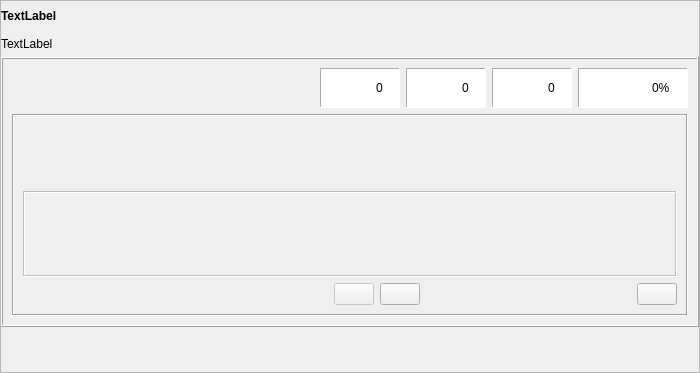
<?xml version="1.0" encoding="UTF-8"?>
<ui version="4.0">
 <class>plenigas_spacon</class>
 <widget class="QFrame" name="plenigas_spacon">
  <property name="geometry">
   <rect>
    <x>0</x>
    <y>0</y>
    <width>700</width>
    <height>373</height>
   </rect>
  </property>
  <property name="windowTitle">
   <string>Frame</string>
  </property>
  <property name="frameShape">
   <enum>QFrame::StyledPanel</enum>
  </property>
  <property name="frameShadow">
   <enum>QFrame::Raised</enum>
  </property>
  <property name="tipo" stdset="0">
   <string>senborda</string>
  </property>
  <layout class="QVBoxLayout" name="verticalLayout_7">
   <property name="margin">
    <number>0</number>
   </property>
   <item>
    <widget class="titolo" name="Ekz_Plen1">
     <property name="minimumSize">
      <size>
       <width>0</width>
       <height>30</height>
      </size>
     </property>
     <property name="maximumSize">
      <size>
       <width>16777215</width>
       <height>30</height>
      </size>
     </property>
     <property name="font">
      <font>
       <weight>75</weight>
       <bold>true</bold>
      </font>
     </property>
     <property name="text">
      <string notr="true">TextLabel</string>
     </property>
    </widget>
   </item>
   <item>
    <widget class="QLabel" name="Ekz_Plen2">
     <property name="text">
      <string notr="true">TextLabel</string>
     </property>
     <property name="wordWrap">
      <bool>true</bool>
     </property>
    </widget>
   </item>
   <item>
    <widget class="QFrame" name="frame">
     <property name="frameShape">
      <enum>QFrame::Box</enum>
     </property>
     <property name="frameShadow">
      <enum>QFrame::Raised</enum>
     </property>
     <property name="tipo" stdset="0">
      <string>markebla</string>
     </property>
     <layout class="QVBoxLayout" name="verticalLayout_3">
      <property name="margin">
       <number>9</number>
      </property>
      <item>
       <layout class="QGridLayout" name="gridLayout_14">
        <item row="0" column="0">
         <widget class="QFrame" name="frame_10">
          <property name="minimumSize">
           <size>
            <width>80</width>
            <height>40</height>
           </size>
          </property>
          <property name="maximumSize">
           <size>
            <width>16777215</width>
            <height>16777215</height>
           </size>
          </property>
          <property name="autoFillBackground">
           <bool>false</bool>
          </property>
          <property name="frameShape">
           <enum>QFrame::NoFrame</enum>
          </property>
          <property name="frameShadow">
           <enum>QFrame::Sunken</enum>
          </property>
          <layout class="QHBoxLayout" name="horizontalLayout">
           <property name="spacing">
            <number>1</number>
           </property>
           <property name="margin">
            <number>0</number>
           </property>
           <item>
            <widget class="QPushButton" name="BitBtn4">
             <property name="text">
              <string notr="true"/>
             </property>
             <property name="iconSize">
              <size>
               <width>32</width>
               <height>32</height>
              </size>
             </property>
             <property name="flat">
              <bool>true</bool>
             </property>
             <property name="tipo" stdset="0">
              <string>komenci</string>
             </property>
            </widget>
           </item>
           <item>
            <widget class="QPushButton" name="BitBtn5">
             <property name="enabled">
              <bool>false</bool>
             </property>
             <property name="text">
              <string notr="true"/>
             </property>
             <property name="iconSize">
              <size>
               <width>32</width>
               <height>32</height>
              </size>
             </property>
             <property name="flat">
              <bool>true</bool>
             </property>
             <property name="tipo" stdset="0">
              <string>halti</string>
             </property>
            </widget>
           </item>
          </layout>
         </widget>
        </item>
        <item row="0" column="1">
         <spacer name="horizontalSpacer_10">
          <property name="orientation">
           <enum>Qt::Horizontal</enum>
          </property>
          <property name="sizeHint" stdset="0">
           <size>
            <width>13</width>
            <height>20</height>
           </size>
          </property>
         </spacer>
        </item>
        <item row="0" column="2">
         <widget class="QFrame" name="frame_11">
          <property name="minimumSize">
           <size>
            <width>80</width>
            <height>40</height>
           </size>
          </property>
          <property name="maximumSize">
           <size>
            <width>16777215</width>
            <height>16777215</height>
           </size>
          </property>
          <property name="autoFillBackground">
           <bool>false</bool>
          </property>
          <property name="styleSheet">
           <string notr="true">background-color: rgb(255, 255, 255);</string>
          </property>
          <property name="frameShape">
           <enum>QFrame::Panel</enum>
          </property>
          <property name="frameShadow">
           <enum>QFrame::Sunken</enum>
          </property>
          <property name="tipo" stdset="0">
           <string>shilda</string>
          </property>
          <layout class="QHBoxLayout" name="horizontalLayout_3">
           <property name="spacing">
            <number>1</number>
           </property>
           <property name="leftMargin">
            <number>2</number>
           </property>
           <property name="topMargin">
            <number>0</number>
           </property>
           <property name="rightMargin">
            <number>0</number>
           </property>
           <property name="bottomMargin">
            <number>0</number>
           </property>
           <item>
            <widget class="QLabel" name="label_5">
             <property name="text">
              <string notr="true"/>
             </property>
             <property name="pixmap">
              <pixmap resource="ikonoj.qrc">:/ikonoj/kubeto.png</pixmap>
             </property>
             <property name="alignment">
              <set>Qt::AlignCenter</set>
             </property>
            </widget>
           </item>
           <item>
            <widget class="QSpinBox" name="Placar25">
             <property name="font">
              <font>
               <weight>50</weight>
               <bold>false</bold>
              </font>
             </property>
             <property name="frame">
              <bool>false</bool>
             </property>
             <property name="alignment">
              <set>Qt::AlignCenter</set>
             </property>
             <property name="readOnly">
              <bool>true</bool>
             </property>
             <property name="buttonSymbols">
              <enum>QAbstractSpinBox::NoButtons</enum>
             </property>
             <property name="tipo" stdset="0">
              <string>shilda</string>
             </property>
            </widget>
           </item>
          </layout>
         </widget>
        </item>
        <item row="0" column="3">
         <widget class="QFrame" name="frame_12">
          <property name="minimumSize">
           <size>
            <width>80</width>
            <height>40</height>
           </size>
          </property>
          <property name="maximumSize">
           <size>
            <width>16777215</width>
            <height>16777215</height>
           </size>
          </property>
          <property name="autoFillBackground">
           <bool>false</bool>
          </property>
          <property name="styleSheet">
           <string notr="true">background-color: rgb(255, 255, 255);</string>
          </property>
          <property name="frameShape">
           <enum>QFrame::Panel</enum>
          </property>
          <property name="frameShadow">
           <enum>QFrame::Sunken</enum>
          </property>
          <property name="tipo" stdset="0">
           <string>shilda</string>
          </property>
          <layout class="QHBoxLayout" name="horizontalLayout_4">
           <property name="spacing">
            <number>1</number>
           </property>
           <property name="leftMargin">
            <number>2</number>
           </property>
           <property name="topMargin">
            <number>0</number>
           </property>
           <property name="rightMargin">
            <number>0</number>
           </property>
           <property name="bottomMargin">
            <number>0</number>
           </property>
           <item>
            <widget class="QLabel" name="label_8">
             <property name="text">
              <string notr="true"/>
             </property>
             <property name="pixmap">
              <pixmap resource="ikonoj.qrc">:/ikonoj/ekzercoj/bone.png</pixmap>
             </property>
             <property name="scaledContents">
              <bool>false</bool>
             </property>
             <property name="alignment">
              <set>Qt::AlignCenter</set>
             </property>
            </widget>
           </item>
           <item>
            <widget class="QSpinBox" name="Placar26">
             <property name="font">
              <font>
               <weight>50</weight>
               <bold>false</bold>
              </font>
             </property>
             <property name="frame">
              <bool>false</bool>
             </property>
             <property name="alignment">
              <set>Qt::AlignCenter</set>
             </property>
             <property name="readOnly">
              <bool>true</bool>
             </property>
             <property name="buttonSymbols">
              <enum>QAbstractSpinBox::NoButtons</enum>
             </property>
             <property name="tipo" stdset="0">
              <string>shilda</string>
             </property>
            </widget>
           </item>
          </layout>
         </widget>
        </item>
        <item row="0" column="4">
         <widget class="QFrame" name="frame_36">
          <property name="minimumSize">
           <size>
            <width>80</width>
            <height>40</height>
           </size>
          </property>
          <property name="maximumSize">
           <size>
            <width>16777215</width>
            <height>16777215</height>
           </size>
          </property>
          <property name="autoFillBackground">
           <bool>false</bool>
          </property>
          <property name="styleSheet">
           <string notr="true">background-color: rgb(255, 255, 255);</string>
          </property>
          <property name="frameShape">
           <enum>QFrame::Panel</enum>
          </property>
          <property name="frameShadow">
           <enum>QFrame::Sunken</enum>
          </property>
          <property name="tipo" stdset="0">
           <string>shilda</string>
          </property>
          <layout class="QHBoxLayout" name="horizontalLayout_5">
           <property name="spacing">
            <number>1</number>
           </property>
           <property name="leftMargin">
            <number>2</number>
           </property>
           <property name="topMargin">
            <number>0</number>
           </property>
           <property name="rightMargin">
            <number>0</number>
           </property>
           <property name="bottomMargin">
            <number>0</number>
           </property>
           <item>
            <widget class="QLabel" name="label_9">
             <property name="minimumSize">
              <size>
               <width>32</width>
               <height>32</height>
              </size>
             </property>
             <property name="text">
              <string notr="true"/>
             </property>
             <property name="pixmap">
              <pixmap resource="ikonoj.qrc">:/ikonoj/ekzercoj/malbone.png</pixmap>
             </property>
             <property name="scaledContents">
              <bool>false</bool>
             </property>
             <property name="alignment">
              <set>Qt::AlignCenter</set>
             </property>
            </widget>
           </item>
           <item>
            <widget class="QSpinBox" name="Placar27">
             <property name="minimumSize">
              <size>
               <width>32</width>
               <height>32</height>
              </size>
             </property>
             <property name="font">
              <font>
               <weight>50</weight>
               <bold>false</bold>
              </font>
             </property>
             <property name="frame">
              <bool>false</bool>
             </property>
             <property name="alignment">
              <set>Qt::AlignCenter</set>
             </property>
             <property name="readOnly">
              <bool>true</bool>
             </property>
             <property name="buttonSymbols">
              <enum>QAbstractSpinBox::NoButtons</enum>
             </property>
             <property name="value">
              <number>0</number>
             </property>
             <property name="tipo" stdset="0">
              <string>shilda</string>
             </property>
            </widget>
           </item>
          </layout>
         </widget>
        </item>
        <item row="0" column="5">
         <widget class="QFrame" name="frame_37">
          <property name="minimumSize">
           <size>
            <width>110</width>
            <height>40</height>
           </size>
          </property>
          <property name="maximumSize">
           <size>
            <width>16777215</width>
            <height>16777215</height>
           </size>
          </property>
          <property name="autoFillBackground">
           <bool>false</bool>
          </property>
          <property name="styleSheet">
           <string notr="true">background-color: rgb(255, 255, 255);</string>
          </property>
          <property name="frameShape">
           <enum>QFrame::Panel</enum>
          </property>
          <property name="frameShadow">
           <enum>QFrame::Sunken</enum>
          </property>
          <property name="tipo" stdset="0">
           <string>shilda</string>
          </property>
          <layout class="QHBoxLayout" name="horizontalLayout_6">
           <property name="spacing">
            <number>1</number>
           </property>
           <property name="leftMargin">
            <number>2</number>
           </property>
           <property name="topMargin">
            <number>0</number>
           </property>
           <property name="rightMargin">
            <number>0</number>
           </property>
           <property name="bottomMargin">
            <number>0</number>
           </property>
           <item>
            <widget class="QLabel" name="label_10">
             <property name="text">
              <string notr="true"/>
             </property>
             <property name="pixmap">
              <pixmap resource="ikonoj.qrc">:/ikonoj/kalkulilo.png</pixmap>
             </property>
             <property name="scaledContents">
              <bool>false</bool>
             </property>
             <property name="alignment">
              <set>Qt::AlignCenter</set>
             </property>
            </widget>
           </item>
           <item>
            <widget class="QSpinBox" name="Placar28">
             <property name="font">
              <font>
               <weight>50</weight>
               <bold>false</bold>
              </font>
             </property>
             <property name="frame">
              <bool>false</bool>
             </property>
             <property name="alignment">
              <set>Qt::AlignCenter</set>
             </property>
             <property name="readOnly">
              <bool>true</bool>
             </property>
             <property name="buttonSymbols">
              <enum>QAbstractSpinBox::NoButtons</enum>
             </property>
             <property name="suffix">
              <string>%</string>
             </property>
             <property name="maximum">
              <number>100</number>
             </property>
             <property name="value">
              <number>0</number>
             </property>
             <property name="tipo" stdset="0">
              <string>shilda</string>
             </property>
            </widget>
           </item>
          </layout>
         </widget>
        </item>
       </layout>
      </item>
      <item>
       <widget class="QFrame" name="frame_35">
        <property name="minimumSize">
         <size>
          <width>0</width>
          <height>180</height>
         </size>
        </property>
        <property name="frameShape">
         <enum>QFrame::Box</enum>
        </property>
        <property name="frameShadow">
         <enum>QFrame::Sunken</enum>
        </property>
        <property name="tipo" stdset="0">
         <string>senborda</string>
        </property>
        <layout class="QVBoxLayout" name="verticalLayout_2">
         <item>
          <layout class="QVBoxLayout" name="verticalLayout">
           <item>
            <spacer name="verticalSpacer">
             <property name="orientation">
              <enum>Qt::Vertical</enum>
             </property>
             <property name="sizeHint" stdset="0">
              <size>
               <width>20</width>
               <height>40</height>
              </size>
             </property>
            </spacer>
           </item>
           <item>
            <widget class="QLabel" name="Traduko">
             <property name="minimumSize">
              <size>
               <width>0</width>
               <height>20</height>
              </size>
             </property>
             <property name="font">
              <font>
               <pointsize>12</pointsize>
              </font>
             </property>
             <property name="text">
              <string notr="true"/>
             </property>
             <property name="alignment">
              <set>Qt::AlignCenter</set>
             </property>
            </widget>
           </item>
           <item>
            <widget class="QFrame" name="Tajpujo">
             <property name="enabled">
              <bool>false</bool>
             </property>
             <property name="minimumSize">
              <size>
               <width>0</width>
               <height>80</height>
              </size>
             </property>
             <property name="font">
              <font>
               <pointsize>12</pointsize>
              </font>
             </property>
             <property name="frameShape">
              <enum>QFrame::Box</enum>
             </property>
             <property name="frameShadow">
              <enum>QFrame::Sunken</enum>
             </property>
             <layout class="QGridLayout" name="gridLayout_30">
              <property name="horizontalSpacing">
               <number>0</number>
              </property>
              <property name="leftMargin">
               <number>9</number>
              </property>
              <item row="0" column="0">
               <spacer name="horizontalSpacer_24">
                <property name="orientation">
                 <enum>Qt::Horizontal</enum>
                </property>
                <property name="sizeHint" stdset="0">
                 <size>
                  <width>40</width>
                  <height>20</height>
                 </size>
                </property>
               </spacer>
              </item>
              <item row="0" column="1">
               <layout class="QVBoxLayout" name="verticalLayout_4">
                <property name="spacing">
                 <number>1</number>
                </property>
                <property name="bottomMargin">
                 <number>1</number>
                </property>
                <item>
                 <spacer name="verticalSpacer_5">
                  <property name="orientation">
                   <enum>Qt::Vertical</enum>
                  </property>
                  <property name="sizeHint" stdset="0">
                   <size>
                    <width>0</width>
                    <height>40</height>
                   </size>
                  </property>
                 </spacer>
                </item>
                <item>
                 <widget class="QLabel" name="Vorto1">
                  <property name="text">
                   <string notr="true"/>
                  </property>
                  <property name="tipo" stdset="0">
                   <string>plenigas_spacon</string>
                  </property>
                 </widget>
                </item>
               </layout>
              </item>
              <item row="0" column="2">
               <layout class="QVBoxLayout" name="verticalLayout_25">
                <property name="spacing">
                 <number>1</number>
                </property>
                <property name="leftMargin">
                 <number>0</number>
                </property>
                <item>
                 <spacer name="verticalSpacer_13">
                  <property name="orientation">
                   <enum>Qt::Vertical</enum>
                  </property>
                  <property name="sizeHint" stdset="0">
                   <size>
                    <width>0</width>
                    <height>20</height>
                   </size>
                  </property>
                 </spacer>
                </item>
                <item>
                 <widget class="QLabel" name="KorektaVorto1">
                  <property name="font">
                   <font>
                    <pointsize>12</pointsize>
                   </font>
                  </property>
                  <property name="text">
                   <string notr="true"/>
                  </property>
                  <property name="alignment">
                   <set>Qt::AlignCenter</set>
                  </property>
                  <property name="tipo" stdset="0">
                   <string>plenigas_korekta</string>
                  </property>
                 </widget>
                </item>
                <item>
                 <widget class="cx_edit" name="Edit1">
                  <property name="text">
                   <string notr="true"/>
                  </property>
                  <property name="frame">
                   <bool>false</bool>
                  </property>
                  <property name="tipo" stdset="0">
                   <string>plenigas_spacon</string>
                  </property>
                 </widget>
                </item>
               </layout>
              </item>
              <item row="0" column="3">
               <layout class="QVBoxLayout" name="verticalLayout_29">
                <property name="spacing">
                 <number>1</number>
                </property>
                <property name="bottomMargin">
                 <number>1</number>
                </property>
                <item>
                 <spacer name="verticalSpacer_6">
                  <property name="orientation">
                   <enum>Qt::Vertical</enum>
                  </property>
                  <property name="sizeHint" stdset="0">
                   <size>
                    <width>0</width>
                    <height>40</height>
                   </size>
                  </property>
                 </spacer>
                </item>
                <item>
                 <widget class="QLabel" name="Vorto2">
                  <property name="text">
                   <string notr="true"/>
                  </property>
                  <property name="tipo" stdset="0">
                   <string>plenigas_spacon</string>
                  </property>
                 </widget>
                </item>
               </layout>
              </item>
              <item row="0" column="4">
               <layout class="QVBoxLayout" name="verticalLayout_26">
                <property name="spacing">
                 <number>1</number>
                </property>
                <item>
                 <spacer name="verticalSpacer_14">
                  <property name="orientation">
                   <enum>Qt::Vertical</enum>
                  </property>
                  <property name="sizeHint" stdset="0">
                   <size>
                    <width>0</width>
                    <height>20</height>
                   </size>
                  </property>
                 </spacer>
                </item>
                <item>
                 <widget class="QLabel" name="KorektaVorto2">
                  <property name="font">
                   <font>
                    <pointsize>12</pointsize>
                   </font>
                  </property>
                  <property name="text">
                   <string notr="true"/>
                  </property>
                  <property name="alignment">
                   <set>Qt::AlignCenter</set>
                  </property>
                  <property name="tipo" stdset="0">
                   <string>plenigas_korekta</string>
                  </property>
                 </widget>
                </item>
                <item>
                 <widget class="cx_edit" name="Edit2">
                  <property name="text">
                   <string notr="true"/>
                  </property>
                  <property name="frame">
                   <bool>false</bool>
                  </property>
                  <property name="tipo" stdset="0">
                   <string>plenigas_spacon</string>
                  </property>
                 </widget>
                </item>
               </layout>
              </item>
              <item row="0" column="5">
               <layout class="QVBoxLayout" name="verticalLayout_24">
                <property name="spacing">
                 <number>1</number>
                </property>
                <property name="bottomMargin">
                 <number>1</number>
                </property>
                <item>
                 <spacer name="verticalSpacer_7">
                  <property name="orientation">
                   <enum>Qt::Vertical</enum>
                  </property>
                  <property name="sizeHint" stdset="0">
                   <size>
                    <width>0</width>
                    <height>40</height>
                   </size>
                  </property>
                 </spacer>
                </item>
                <item>
                 <widget class="QLabel" name="Vorto3">
                  <property name="text">
                   <string notr="true"/>
                  </property>
                  <property name="tipo" stdset="0">
                   <string>plenigas_spacon</string>
                  </property>
                 </widget>
                </item>
               </layout>
              </item>
              <item row="0" column="6">
               <layout class="QVBoxLayout" name="verticalLayout_27">
                <property name="spacing">
                 <number>1</number>
                </property>
                <item>
                 <spacer name="verticalSpacer_15">
                  <property name="orientation">
                   <enum>Qt::Vertical</enum>
                  </property>
                  <property name="sizeHint" stdset="0">
                   <size>
                    <width>0</width>
                    <height>20</height>
                   </size>
                  </property>
                 </spacer>
                </item>
                <item>
                 <widget class="QLabel" name="KorektaVorto3">
                  <property name="font">
                   <font>
                    <pointsize>12</pointsize>
                   </font>
                  </property>
                  <property name="text">
                   <string notr="true"/>
                  </property>
                  <property name="alignment">
                   <set>Qt::AlignCenter</set>
                  </property>
                  <property name="tipo" stdset="0">
                   <string>plenigas_korekta</string>
                  </property>
                 </widget>
                </item>
                <item>
                 <widget class="cx_edit" name="Edit3">
                  <property name="text">
                   <string notr="true"/>
                  </property>
                  <property name="frame">
                   <bool>false</bool>
                  </property>
                  <property name="tipo" stdset="0">
                   <string>plenigas_spacon</string>
                  </property>
                 </widget>
                </item>
               </layout>
              </item>
              <item row="0" column="7">
               <layout class="QVBoxLayout" name="verticalLayout_10">
                <property name="spacing">
                 <number>1</number>
                </property>
                <property name="bottomMargin">
                 <number>1</number>
                </property>
                <item>
                 <spacer name="verticalSpacer_8">
                  <property name="styleSheet">
                   <string notr="true">disabled::color: rgb(255, 255, 255);</string>
                  </property>
                  <property name="orientation">
                   <enum>Qt::Vertical</enum>
                  </property>
                  <property name="sizeHint" stdset="0">
                   <size>
                    <width>0</width>
                    <height>40</height>
                   </size>
                  </property>
                 </spacer>
                </item>
                <item>
                 <widget class="QLabel" name="Vorto4">
                  <property name="text">
                   <string notr="true"/>
                  </property>
                  <property name="tipo" stdset="0">
                   <string>plenigas_spacon</string>
                  </property>
                 </widget>
                </item>
               </layout>
              </item>
              <item row="0" column="8">
               <layout class="QVBoxLayout" name="verticalLayout_21">
                <property name="spacing">
                 <number>1</number>
                </property>
                <item>
                 <spacer name="verticalSpacer_16">
                  <property name="orientation">
                   <enum>Qt::Vertical</enum>
                  </property>
                  <property name="sizeHint" stdset="0">
                   <size>
                    <width>0</width>
                    <height>20</height>
                   </size>
                  </property>
                 </spacer>
                </item>
                <item>
                 <widget class="QLabel" name="KorektaVorto4">
                  <property name="font">
                   <font>
                    <pointsize>12</pointsize>
                   </font>
                  </property>
                  <property name="text">
                   <string notr="true"/>
                  </property>
                  <property name="alignment">
                   <set>Qt::AlignCenter</set>
                  </property>
                  <property name="tipo" stdset="0">
                   <string>plenigas_korekta</string>
                  </property>
                 </widget>
                </item>
                <item>
                 <widget class="cx_edit" name="Edit4">
                  <property name="text">
                   <string notr="true"/>
                  </property>
                  <property name="frame">
                   <bool>false</bool>
                  </property>
                  <property name="tipo" stdset="0">
                   <string>plenigas_spacon</string>
                  </property>
                 </widget>
                </item>
               </layout>
              </item>
              <item row="0" column="9">
               <layout class="QVBoxLayout" name="verticalLayout_6">
                <property name="spacing">
                 <number>1</number>
                </property>
                <property name="bottomMargin">
                 <number>1</number>
                </property>
                <item>
                 <spacer name="verticalSpacer_11">
                  <property name="orientation">
                   <enum>Qt::Vertical</enum>
                  </property>
                  <property name="sizeHint" stdset="0">
                   <size>
                    <width>0</width>
                    <height>40</height>
                   </size>
                  </property>
                 </spacer>
                </item>
                <item>
                 <widget class="QLabel" name="Vorto5">
                  <property name="text">
                   <string notr="true"/>
                  </property>
                  <property name="tipo" stdset="0">
                   <string>plenigas_spacon</string>
                  </property>
                 </widget>
                </item>
               </layout>
              </item>
              <item row="0" column="10">
               <layout class="QVBoxLayout" name="verticalLayout_28">
                <property name="spacing">
                 <number>1</number>
                </property>
                <item>
                 <spacer name="verticalSpacer_17">
                  <property name="orientation">
                   <enum>Qt::Vertical</enum>
                  </property>
                  <property name="sizeHint" stdset="0">
                   <size>
                    <width>0</width>
                    <height>20</height>
                   </size>
                  </property>
                 </spacer>
                </item>
                <item>
                 <widget class="QLabel" name="KorektaVorto5">
                  <property name="font">
                   <font>
                    <pointsize>12</pointsize>
                   </font>
                  </property>
                  <property name="text">
                   <string notr="true"/>
                  </property>
                  <property name="alignment">
                   <set>Qt::AlignCenter</set>
                  </property>
                  <property name="tipo" stdset="0">
                   <string>plenigas_korekta</string>
                  </property>
                 </widget>
                </item>
                <item>
                 <widget class="cx_edit" name="Edit5">
                  <property name="text">
                   <string notr="true"/>
                  </property>
                  <property name="frame">
                   <bool>false</bool>
                  </property>
                  <property name="tipo" stdset="0">
                   <string>plenigas_spacon</string>
                  </property>
                 </widget>
                </item>
               </layout>
              </item>
              <item row="0" column="11">
               <layout class="QVBoxLayout" name="verticalLayout_5">
                <property name="spacing">
                 <number>1</number>
                </property>
                <property name="bottomMargin">
                 <number>1</number>
                </property>
                <item>
                 <spacer name="verticalSpacer_12">
                  <property name="orientation">
                   <enum>Qt::Vertical</enum>
                  </property>
                  <property name="sizeHint" stdset="0">
                   <size>
                    <width>0</width>
                    <height>40</height>
                   </size>
                  </property>
                 </spacer>
                </item>
                <item>
                 <widget class="QLabel" name="Vorto6">
                  <property name="text">
                   <string notr="true"/>
                  </property>
                  <property name="tipo" stdset="0">
                   <string>plenigas_spacon</string>
                  </property>
                 </widget>
                </item>
               </layout>
              </item>
              <item row="0" column="12">
               <spacer name="horizontalSpacer_25">
                <property name="orientation">
                 <enum>Qt::Horizontal</enum>
                </property>
                <property name="sizeHint" stdset="0">
                 <size>
                  <width>40</width>
                  <height>20</height>
                 </size>
                </property>
               </spacer>
              </item>
             </layout>
            </widget>
           </item>
           <item>
            <layout class="QHBoxLayout" name="horizontalLayout_2">
             <item>
              <spacer name="horizontalSpacer">
               <property name="orientation">
                <enum>Qt::Horizontal</enum>
               </property>
               <property name="sizeType">
                <enum>QSizePolicy::Maximum</enum>
               </property>
               <property name="sizeHint" stdset="0">
                <size>
                 <width>100</width>
                 <height>20</height>
                </size>
               </property>
              </spacer>
             </item>
             <item>
              <spacer name="horizontalSpacer_8">
               <property name="orientation">
                <enum>Qt::Horizontal</enum>
               </property>
               <property name="sizeHint" stdset="0">
                <size>
                 <width>40</width>
                 <height>20</height>
                </size>
               </property>
              </spacer>
             </item>
             <item>
              <widget class="QPushButton" name="BitBtn6">
               <property name="enabled">
                <bool>false</bool>
               </property>
               <property name="sizePolicy">
                <sizepolicy hsizetype="Maximum" vsizetype="Fixed">
                 <horstretch>0</horstretch>
                 <verstretch>0</verstretch>
                </sizepolicy>
               </property>
               <property name="minimumSize">
                <size>
                 <width>0</width>
                 <height>0</height>
                </size>
               </property>
               <property name="text">
                <string notr="true"/>
               </property>
               <property name="iconSize">
                <size>
                 <width>32</width>
                 <height>32</height>
                </size>
               </property>
               <property name="tipo" stdset="0">
                <string>validigi</string>
               </property>
              </widget>
             </item>
             <item>
              <widget class="QPushButton" name="antauen">
               <property name="text">
                <string/>
               </property>
               <property name="tipo" stdset="0">
                <string>antauen</string>
               </property>
              </widget>
             </item>
             <item>
              <spacer name="horizontalSpacer_9">
               <property name="orientation">
                <enum>Qt::Horizontal</enum>
               </property>
               <property name="sizeHint" stdset="0">
                <size>
                 <width>40</width>
                 <height>20</height>
                </size>
               </property>
              </spacer>
             </item>
             <item>
              <widget class="QPushButton" name="printilo_ps">
               <property name="sizePolicy">
                <sizepolicy hsizetype="Maximum" vsizetype="Fixed">
                 <horstretch>0</horstretch>
                 <verstretch>0</verstretch>
                </sizepolicy>
               </property>
               <property name="minimumSize">
                <size>
                 <width>0</width>
                 <height>0</height>
                </size>
               </property>
               <property name="maximumSize">
                <size>
                 <width>16777215</width>
                 <height>16777215</height>
                </size>
               </property>
               <property name="text">
                <string notr="true"/>
               </property>
               <property name="iconSize">
                <size>
                 <width>96</width>
                 <height>32</height>
                </size>
               </property>
               <property name="tipo" stdset="0">
                <string>printi_ekzercon</string>
               </property>
              </widget>
             </item>
            </layout>
           </item>
          </layout>
         </item>
        </layout>
       </widget>
      </item>
     </layout>
    </widget>
   </item>
   <item>
    <spacer name="verticalSpacer_2">
     <property name="orientation">
      <enum>Qt::Vertical</enum>
     </property>
     <property name="sizeHint" stdset="0">
      <size>
       <width>20</width>
       <height>40</height>
      </size>
     </property>
    </spacer>
   </item>
  </layout>
 </widget>
 <customwidgets>
  <customwidget>
   <class>titolo</class>
   <extends>QLabel</extends>
   <header>titolo.h</header>
  </customwidget>
  <customwidget>
   <class>cx_edit</class>
   <extends>QLineEdit</extends>
   <header>cx_edit.h</header>
  </customwidget>
 </customwidgets>
 <resources>
  <include location="ikonoj.qrc"/>
 </resources>
 <connections/>
</ui>
